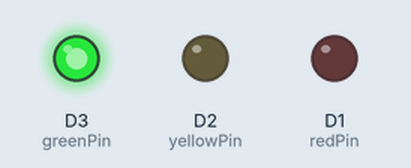
Simulated run of this sketch. Board: ESP8266 (NodeMCU). Shown: output pins drawn as LEDs (lit = HIGH). WiFi joins after 1.5 s; servers stay silent unless stated; what the sketch prints to the serial monitor is not drawn.

Above: at 4.0 s.
At 7.5 s:
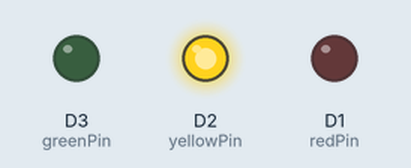
At 14.5 s:
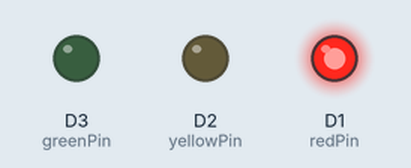
Timing chart, 0 to 26.2 s (numbered marks = the images above):
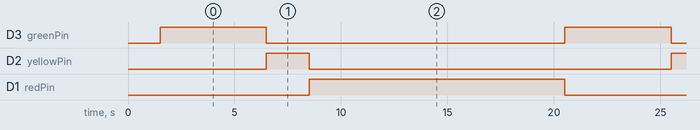

The sketch:

server_esp1.ino
```cpp
#include <ESP8266WiFi.h>
#include <ESP8266WebServer.h>

// Wi-Fi Credentials
const char* ssid = "my_network";
const char* password = "secret";

// Traffic Light Pins
const int redPin = D1;
const int yellowPin = D2;
const int greenPin = D3;

ESP8266WebServer server(80);  // HTTP server on port 80
String density = "low";  // Default traffic density

void setup() {
  Serial.begin(9600);

  // Set LED pins as OUTPUT
  pinMode(redPin, OUTPUT);
  pinMode(yellowPin, OUTPUT);
  pinMode(greenPin, OUTPUT);

  // Static IP Configuration for ESP1
  IPAddress local_IP(192, 168, 43, 99);
  IPAddress gateway(192, 168, 43, 1);
  IPAddress subnet(255, 255, 255, 0);

  WiFi.config(local_IP, gateway, subnet);
  WiFi.begin(ssid, password);

  // Connect to Wi-Fi
  Serial.print("Connecting to Wi-Fi");
  while (WiFi.status() != WL_CONNECTED) {
    delay(500);
    Serial.print(".");
  }
  Serial.println("\nConnected! IP Address: " + WiFi.localIP().toString());

  // Define route to receive density data
  server.on("/density", HTTP_POST, []() {
    if (server.hasArg("density")) {
      density = server.arg("density");
      Serial.println("Received density: " + density);
      server.send(200, "text/plain", "Density updated");
    } else {
      server.send(400, "text/plain", "Bad Request: 'density' parameter missing");
    }
  });

  server.begin();  // Start the server
  Serial.println("Server started");
}

void loop() {
  server.handleClient();  // Handle HTTP requests

  if (density == "high") {
    runTrafficCycle(12000, 5000);  // High traffic: Long green, short red
  } else if (density == "medium") {
    runTrafficCycle(8000, 8000);   // Medium traffic: Balanced green and red
  } else {
    runTrafficCycle(5000, 12000);  // Low traffic: Short green, long red
  }
}

// Traffic light cycle function
void runTrafficCycle(int greenDuration, int redDuration) {
  greenLight(greenDuration);
  yellowLight(2000);  // Yellow light for 2s
  redLight(redDuration);
}

void greenLight(int duration) {
  digitalWrite(greenPin, HIGH);
  delay(duration);
  digitalWrite(greenPin, LOW);
}

void yellowLight(int duration) {
  digitalWrite(yellowPin, HIGH);
  delay(duration);
  digitalWrite(yellowPin, LOW);
}

void redLight(int duration) {
  digitalWrite(redPin, HIGH);
  delay(duration);
  digitalWrite(redPin, LOW);
}
```

Measured:
- by itself, D3 (greenPin): alternates HIGH for 5.0 s and LOW for 14.0 s
- by itself, D2 (yellowPin): alternates HIGH for 2.0 s and LOW for 17.0 s
- by itself, D1 (redPin): alternates HIGH for 12.0 s and LOW for 7.0 s
